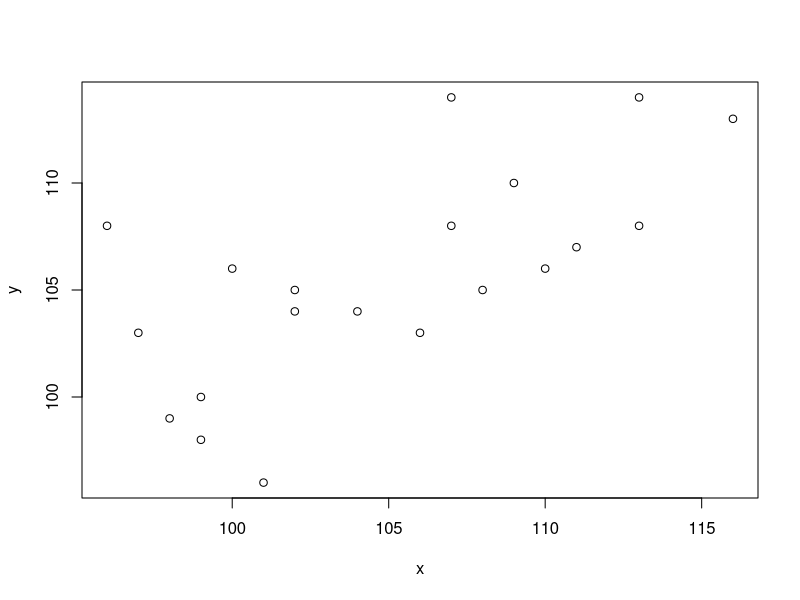

Write the R code that produced this figure.
x= c(111, 107, 100, 99, 102, 106, 109, 108, 104, 99,
101, 96, 97, 102, 107, 113, 116, 113, 110, 98)
y=c(107, 108, 106, 98, 105, 103, 110, 105, 104,
100, 96, 108, 103, 104, 114, 114, 113, 108, 106, 99)
plot(x,y)
ansari.test(x,y)

# Ansari-Bradley test
# 
# data:  x and y
# AB = 185.5, p-value = 0.1815
# alternative hypothesis: true ratio of scales is not equal to 1